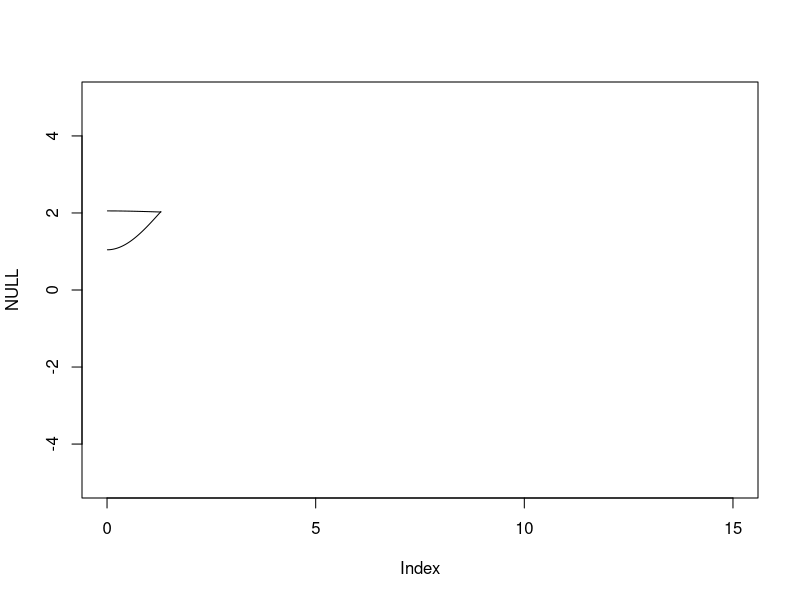

Recreate this plot in R.
getparam= function(d, activeNode=1) {
  d1=list()
  c=1
  for (i in 1:length(d)) {
    if(i==activeNode) {d2= d[[i]]}
    if(i!=activeNode) {
      d1[[c]]= d[[i]]
      c=c+1
      }
  }
  
  #d1,d2
  l= length(d1)
  alpha=c()
  beta=c()
  for (i in 1:l) {
    b=sd(d1[[i]],  na.rm=TRUE)/ sd(d2,  na.rm=T)
    a = mean(d1[[i]], na.rm = TRUE) - b*mean(d2, na.rm = TRUE)  
    alpha=c(alpha,a)
    beta=c(beta,b)
  }
  param=list(alpha, beta)
  
  return(param)
}

# kld_base = function(x,y,...){
#   integrand = function(x,y,t){
#     f.x =  approx(density(x)$x,density(x)$y,t)$y
#     f.y =  approx(density(y)$x,density(y)$y,t)$y
#     tmpRatio = f.x *(log2(f.x) - log2(f.y))
#     tmpRatio = ifelse(is.infinite(tmpRatio),0,ifelse(is.na(tmpRatio),0,tmpRatio))
#     return(tmpRatio)
#   }
#   return(stats::integrate(integrand,-Inf,Inf,x = x,y = y,stop.on.error=FALSE)$value)
# }

### 

## Two nodes
### Generate means and SDs of test scores
nodes= 3
## Generate test scores
s1= rnorm(500, 1, 1)
s2= rnorm(100, 2, 2)
s3= rnorm(500, 3, 3)
mu= c(mean(s1), mean(s2), mean(s3))  # mean varies between  0 & 1
sd= c(sd(s1), sd(s2), sd(s3))  # sd varies between  1 & 3
# d= kld_base(s1,s2)

# linlink_12 = getparam(s1,s2) # y=1 x=2 Constants A & B when we are using s2 to predict s1
# linlink_21 = getparam(s2,s1)
#Check: works as predicted 
#s1pred = linlink_12[1] + linlink_12[2]*s2 
#mean(linlink_12[1] + linlink_12[2]*s2) = mean(s1)
# mean(linlink_21[1] + linlink_21[2]*s1) = mean(s2)
# Mean s1 = 0.95, mean s2= 1.92

x<- list(s1,s2, s3) # node positions are mean test scores and sd
v<-cbind(rep(0,500),rep(0,500),rep(0,500)) # this will change when there is force, based on difference in means
e<-matrix(rep(1,9),3,3) # connections between nodes, all nodes are connected here
# k_a<-matrix(c(1,linlink_12[1],linlink_21[1],1), 2,2)
# k_b<-matrix(c(1,linlink_12[2],linlink_21[2],1),2,2)


t<-0
dt<-.01
info<-list()
nodes=3
diff=1
while (t<12) {
  t<-t+dt
  tmp<-list()
  #nodels = length(x[[1]])
  for (i in 1:nodes) {
    edges<-e[i,-i]
  #using equating coefficients as constants doesnt make sense
    # kka<-k_a[i,-i]
    # kkb<-k_b[i,-i]
    kka= getparam(x,i)[[1]]
    kkb= getparam(x,i)[[2]]
    newx = kka + outer(x[[i]], kkb, FUN = "*") #new estimated means from all directions
    del= newx - x[[i]]  #Matrix of length N * nodes, where nodes is connected nodes
    f= del%*%diag(edges)  #Column multiplication
    f= rowMeans(f) # Can weight this by SD or N
    # mean(newx)
    # mean(x[,i])
    # mean(f)
  # direct difference between mean of x does not account for SD of distributions
    #del<-abs(x[[1]][-i]-x[[1]][i]) #No L here 
    # del= abs(newx-x[[1]][i])
    #sign<-x[[1]][i]<x[[1]][-i]
    #del<-ifelse(sign,del,-1*del)
  # Try to minimize KL distance between distributions
    # sign<-mean(x[i])< mean(x[-i])
    # f= sum(d*edges*sign)
    
    #f<-sum(del*sign*edges) #Changing to mean to average effects of two nodes?
    v0<-v[,i]
    
    #f<-f-sign(v0)*0.1*v0^2 #drag  - we can make this a small fraction
    # mean(f)
    a<-f #let's just say m=1 for all nodes. This might change based on sample size or test error as weight
    v1<-v0+dt*a
    v[,i]<-v1 #update velocity
    vl<-(v0+v1)/2 #linear approximation
    x[[i]]<-x[[i]]+vl*dt #update position
    # plot(NULL,xlim=c(-5,5),ylim=c(-1,1),yaxt='n')
    # abline(h=0,col='gray')
    # points(x,rep(0,length(x)),pch=19)
    # for (j in 1:length(x)) segments(x[j],-10,x[j],0,col='gray')
    # text(x,rep(.3,length(x)),1:length(x))
    tmp[[i]]<-c(t,mean(x[[i]]),mean(a))
    # legend("topright",bty='n',legend=as.character(t))
  }
  #x<-x-mean(x) #conservation
  
  info[[as.character(t)]]<-tmp
  m= rbind(unlist(lapply(x,FUN=mean)))
  diff_prev=diff
  diff=0
  for (i in 1:(ncol(m)-1)) {
    diff=diff + abs(m[i]-m[i+1])
  }
  print(diff)
  if(diff>diff_prev & diff_prev<0.01) break
  x_prev=x
}

rbind(unlist(lapply(x,FUN=mean)))
rbind(unlist(lapply(x,FUN=sd)))
rbind(unlist(lapply(x_prev,FUN=mean)))
rbind(unlist(lapply(x_prev,FUN=sd)))


plot(NULL,xlim=c(0,15),ylim=c(-5,5))
for (i in 1:(length(x)-1)) {
  sapply(info,'[[',i)->z
  z<-t(z)
  lines(z[,1],z[,2],type='l')
}



#####################################################################
#####################################################################
#####################################################################

t<-0
dt<-.01
info<-list()
nodes=3
diff=1
while (t<12) {
  t<-t+dt
  tmp<-list()
  #nodels = length(x[[1]])
  for (i in 1:nodes) {
    edges<-e[i,-i]
    #using equating coefficients as constants doesnt make sense
    # kka<-k_a[i,-i]
    # kkb<-k_b[i,-i]
    kka= getparam(x,i)[[1]]
    kkb= getparam(x,i)[[2]]
    newx = kka + outer(x[[i]], kkb, FUN = "*") #new estimated means from all directions
    del= newx - x[[i]]  #Matrix of length N * nodes, where nodes is connected nodes
    f= del%*%diag(edges)  #Column multiplication
    f= rowMeans(f) # Can weight this by SD or N
    # mean(newx)
    # mean(x[,i])
    # mean(f)
    # direct difference between mean of x does not account for SD of distributions
    #del<-abs(x[[1]][-i]-x[[1]][i]) #No L here 
    # del= abs(newx-x[[1]][i])
    #sign<-x[[1]][i]<x[[1]][-i]
    #del<-ifelse(sign,del,-1*del)
    # Try to minimize KL distance between distributions
    # sign<-mean(x[i])< mean(x[-i])
    # f= sum(d*edges*sign)
    
    #f<-sum(del*sign*edges) #Changing to mean to average effects of two nodes?
    v0<-v[,i]
    f<-f-sign(v0)*0.1*v0^2 #drag  - we can make this a small fraction
    # mean(f)
    a<-f #let's just say m=1 for all nodes. This might change based on sample size or test error as weight
    v1<-v0+dt*a
    v[,i]<-v1 #update velocity
    vl<-(v0+v1)/2 #linear approximation
    x[[i]]<-x[[i]]+vl*dt #update position
    # plot(NULL,xlim=c(-5,5),ylim=c(-1,1),yaxt='n')
    # abline(h=0,col='gray')
    # points(x,rep(0,length(x)),pch=19)
    # for (j in 1:length(x)) segments(x[j],-10,x[j],0,col='gray')
    # text(x,rep(.3,length(x)),1:length(x))
    tmp[[i]]<-c(t,mean(x[[i]]),mean(a))
    # legend("topright",bty='n',legend=as.character(t))
  }
  #x<-x-mean(x) #conservation
  
  info[[as.character(t)]]<-tmp
  m= rbind(unlist(lapply(x,FUN=mean)))
  diff_prev=diff
  diff=0
  for (i in 1:(ncol(m)-1)) {
    diff=diff + abs(m[i]-m[i+1])
  }
  print(diff)
  if(diff>diff_prev & diff_prev<0.01) break
  x_prev=x
}

